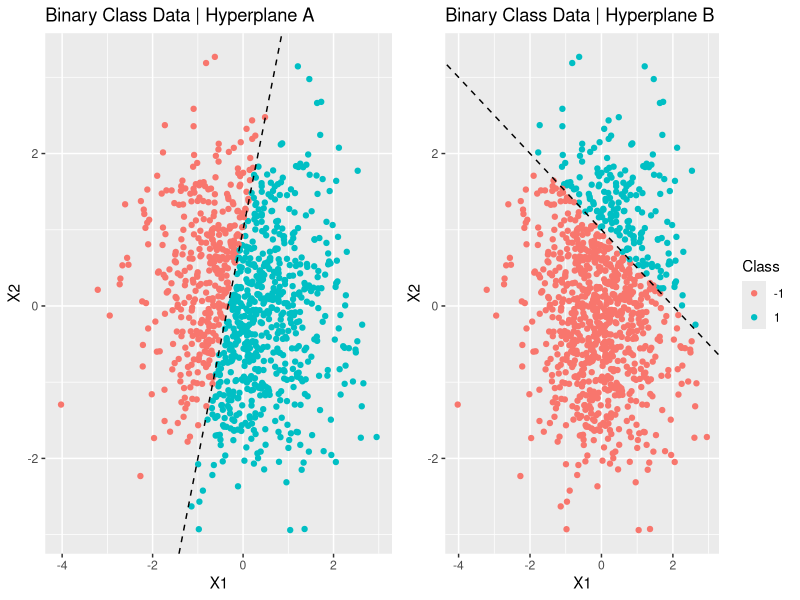
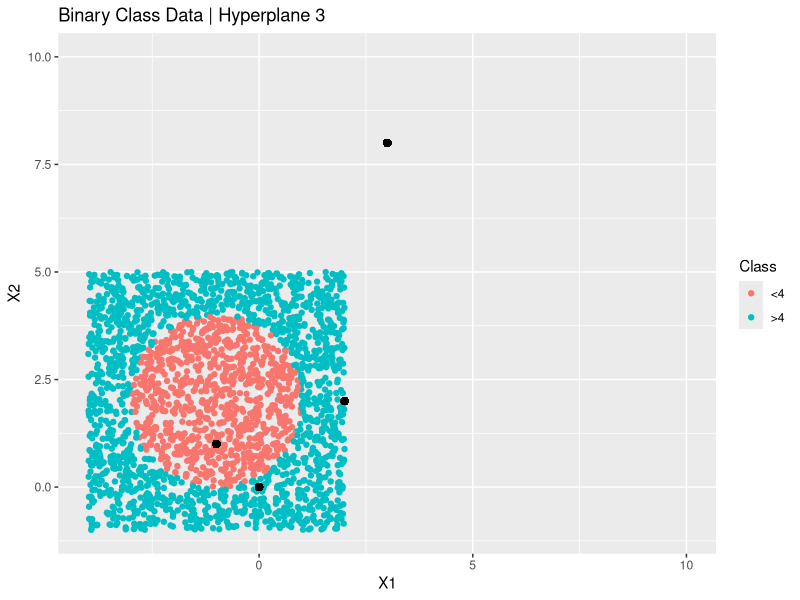
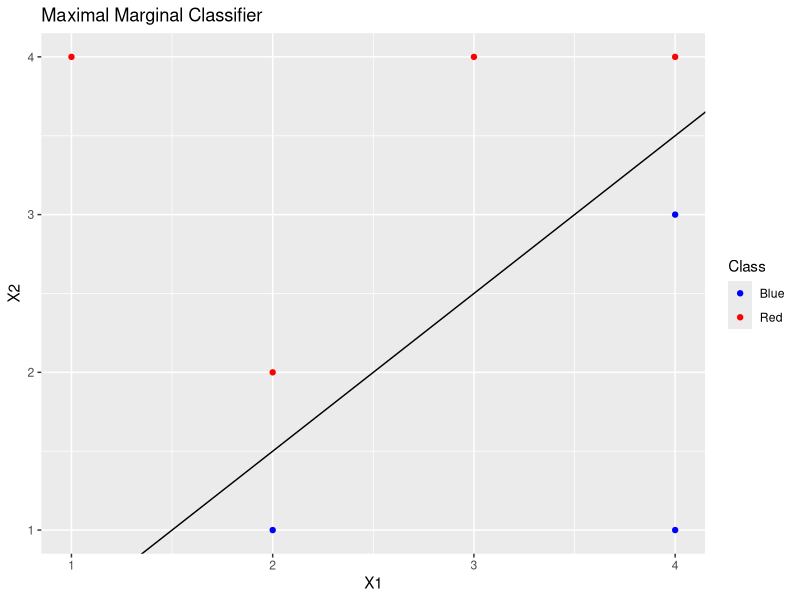
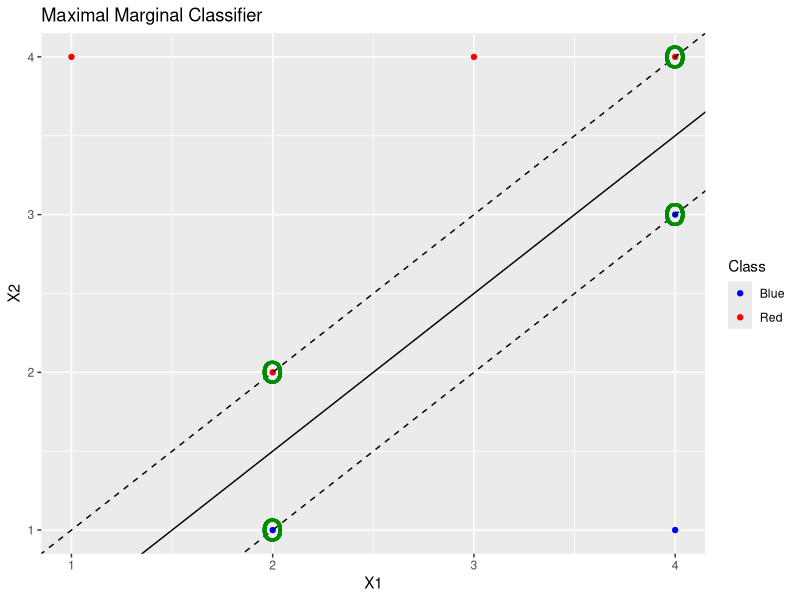
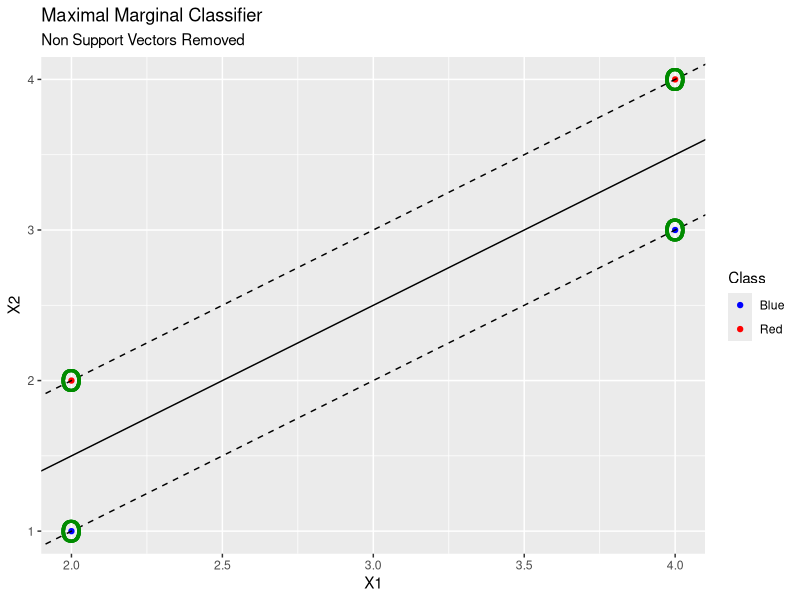
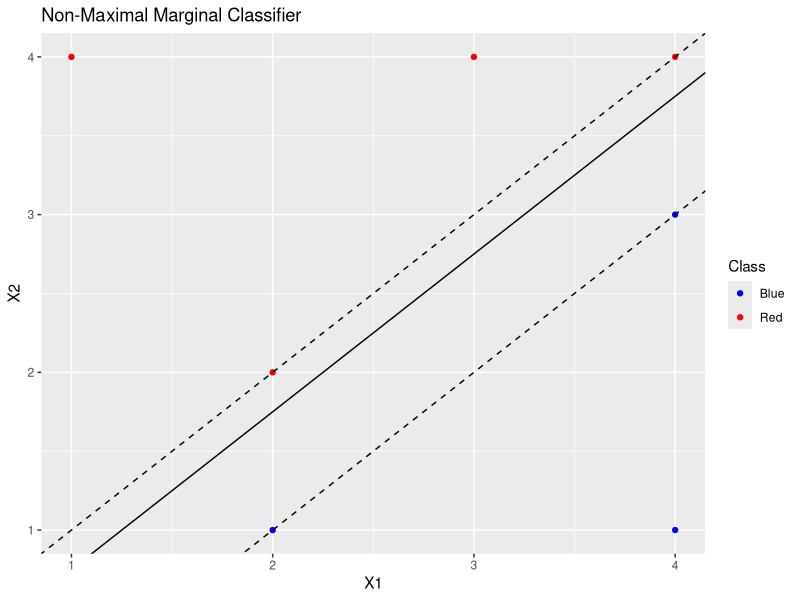
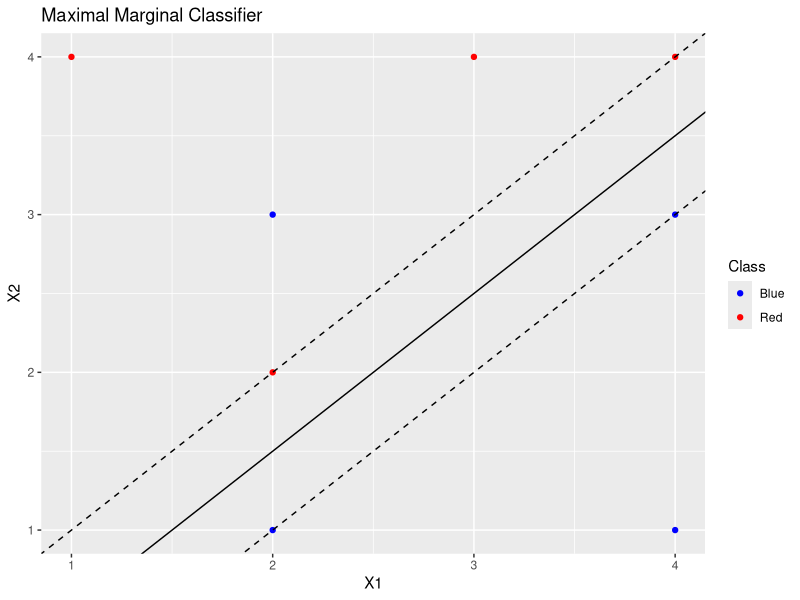
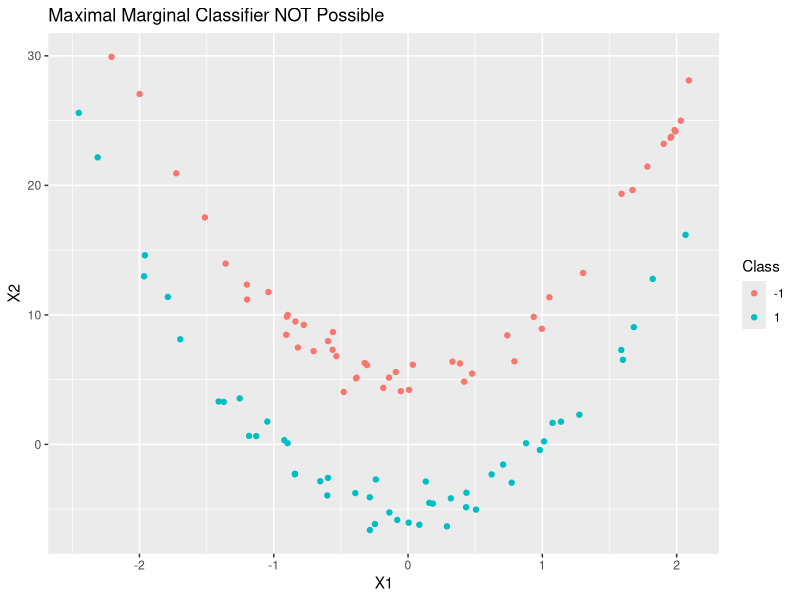

Recreate these plots in R, in order.
## ---- chunk 1
suppressPackageStartupMessages(library(gridExtra))
suppressPackageStartupMessages(library(ggplot2))

# data setup
x <- matrix(rnorm(1000*2), ncol = 2)

# define hyperplane 1 (part A)
hyperplane1 <- 1 + 3*x[, 1] - x[, 2]
y <- ifelse(hyperplane1 > 0, 1, -1)

# define hyperplane 2 (part b)
hyperplane2 <- -2 + x[, 1] + 2*x[, 2]
y2 <- ifelse(hyperplane2 > 0, 1, -1)

par(mfrow = c(1, 2))

# plot hyperplanes
plot1 <- ggplot(data.frame(x = x,
                  y = factor(y, levels = c(-1, 1))), aes(x.1, x.2, color=y)) +
            geom_point(show.legend = FALSE) +
            geom_abline(intercept = 1,
                        slope = 3,
                        linetype = 'dashed') +
            ggtitle("Binary Class Data | Hyperplane A") +
            xlab("X1") +
            ylab("X2") +
            labs(color = "Class")

plot2 <- ggplot(data.frame(x = x,
                  y = factor(y2, levels = c(-1, 1))), aes(x.1, x.2, color=y)) +
            geom_point() +
            geom_abline(intercept = 1,
                        slope = -0.5,
                        linetype = 'dashed') +
            ggtitle("Binary Class Data | Hyperplane B") +
            xlab("X1") +
            ylab("X2") +
            labs(color = "Class")

grid.arrange(plot1, plot2, ncol = 2)
## ---- chunk 2
# data setup
x_1 <- runif(2500, min = -4, max = 2)
x_2 <- runif(2500, min = -1, max = 5)

# define hyperplane
hyperplane3 <- (1 + x_1)^2 + (2 - x_2)^2 - 4
y3 <- factor(ifelse(hyperplane3 > 0, ">4", "<4"))

df <- data.frame(x1 = x_1,
                 x2 = x_2,
                 y = y3)

# plot hyperplane with additional points in black
ggplot(df, aes(x1, x2, color=y)) +
    geom_point() +
    geom_point(x = 0,
               y = 0,
               col = 'black',
               cex = 2) +
    geom_point(x = -1,
               y = 1,
               col = 'black',
               cex = 2) +
    geom_point(x = 2,
               y = 2,
               col = 'black',
               cex = 2) +
    geom_point(x = 3,
               y = 8,
               col = 'black',
               cex = 2) +
    ggtitle("Binary Class Data | Hyperplane 3") +
    scale_y_continuous(limits = c(-1, 10)) +
    scale_x_continuous(limits = c(-4, 10)) +
    xlab("X1") +
    ylab("X2") +
    labs(color = "Class")
## ---- chunk 3
# data setup
df <- data.frame(x_1 = c(3,2,4,1,2,4,4),
                 x_2 = c(4,2,4,4,1,3,1),
                 y = c(rep("Red", 4), rep("Blue", 3)))

# plot MMC
ggplot(df, aes(x_1, x_2, color = y)) +
    geom_point() +
    geom_abline(intercept = -0.5,
                slope = 1,
                linetype = 'solid') +
    scale_color_manual(values = c("Red" = 'red', "Blue" = 'blue')) +
    ggtitle("Maximal Marginal Classifier") +
    xlab("X1") +
    ylab("X2") +
    labs(color = 'Class')
## ---- chunk 4
# illustrate support vectors and margins
ggplot(df, aes(x_1, x_2, color = y)) +
    geom_point() +
    geom_abline(intercept = -0.5,
                slope = 1,
                linetype = 'solid') +
    geom_abline(intercept = -0,
                slope = 1,
                linetype = 'dashed') +
    geom_abline(intercept = -1,
                slope = 1,
                linetype = 'dashed') +
    geom_point(x = 2,
               y = 2,
               color = 'green4',
               size = 10,
               shape = "o") +
    geom_point(x = 2,
               y = 1,
               color = 'green4',
               size = 10,
               shape = "o") +
    geom_point(x = 4,
               y = 3,
               color = 'green4',
               size = 10,
               shape = "o") +
    geom_point(x = 4,
               y = 4,
               color = 'green4',
               size = 10,
               shape = "o") +    
    scale_color_manual(values = c("Red" = 'red', "Blue" = 'blue')) +
    ggtitle("Maximal Marginal Classifier") +
    xlab("X1") +
    ylab("X2") +
    labs(color = 'Class')
## ---- chunk 5
# remove non support vectors
sub_df <- df[-c(1, 4, 7), ]

# remove non support vectors
ggplot(sub_df, aes(x_1, x_2, color = y)) +
    geom_point() +
    geom_abline(intercept = -0.5,
                slope = 1,
                linetype = 'solid') +
    geom_abline(intercept = -0,
                slope = 1,
                linetype = 'dashed') +
    geom_abline(intercept = -1,
                slope = 1,
                linetype = 'dashed') +
    geom_point(x = 2,
               y = 2,
               color = 'green4',
               size = 10,
               shape = "o") +
    geom_point(x = 2,
               y = 1,
               color = 'green4',
               size = 10,
               shape = "o") +
    geom_point(x = 4,
               y = 3,
               color = 'green4',
               size = 10,
               shape = "o") +
    geom_point(x = 4,
               y = 4,
               color = 'green4',
               size = 10,
               shape = "o") +    
    scale_color_manual(values = c("Red" = 'red', "Blue" = 'blue')) +
    ggtitle("Maximal Marginal Classifier",
            "Non Support Vectors Removed") +
    xlab("X1") +
    ylab("X2") +
    labs(color = 'Class')
## ---- chunk 6
# illustrate non-maximal margin classifier
ggplot(df, aes(x_1, x_2, color = y)) +
    geom_point() +
    geom_abline(intercept = -0.25,
                slope = 1,
                linetype = 'solid') +
    geom_abline(intercept = -0,
                slope = 1,
                linetype = 'dashed') +
    geom_abline(intercept = -1,
                slope = 1,
                linetype = 'dashed') +
    scale_color_manual(values = c("Red" = 'red', "Blue" = 'blue')) +
    ggtitle("Non-Maximal Marginal Classifier") +
    xlab("X1") +
    ylab("X2") +
    labs(color = 'Class')
## ---- chunk 7
new.point <- data.frame(x_1 = 2,
                        x_2 = 3,
                        y = "Blue")
df <- rbind(df, new.point)

# illustrate tha data set where a non-maximal is not possible
ggplot(df, aes(x_1, x_2, color = y)) +
    geom_point() +
    geom_abline(intercept = -0.5,
                slope = 1,
                linetype = 'solid') +
    geom_abline(intercept = -0,
                slope = 1,
                linetype = 'dashed') +
    geom_abline(intercept = -1,
                slope = 1,
                linetype = 'dashed') +
    scale_color_manual(values = c("Red" = 'red', "Blue" = 'blue')) +
    ggtitle("Maximal Marginal Classifier") +
    xlab("X1") +
    ylab("X2") +
    labs(color = 'Class')
## ---- chunk 8
suppressPackageStartupMessages(library(e1071))
suppressPackageStartupMessages(library(caret))
set.seed(2)

# data setup
x_1 <- rnorm(100)
x_2 <- 5*(x_1^2) + rnorm(100)
idx <- sample(100, 50)
x_2[idx] <- x_2[idx] + 5
x_2[-idx] <- x_2[-idx] - 5
y <- factor(ifelse(x_2 > 5*(x_1^2) + rnorm(100), -1, 1), levels = c(-1, 1))

df <- data.frame(x.1 = x_1, 
                 x.2 = x_2,
                 y = y)

# plot data
ggplot(df, aes(x.1, x.2, color = y)) +
    geom_point() +
    ggtitle("Maximal Marginal Classifier NOT Possible") +
    xlab("X1") +
    ylab("X2") +
    labs(color = 'Class')

set.seed(5)
train <- sample(100, 75)

# linear support vector machine
linear.svm <- svm(y ~ .,
                  data = df[train,],
                  kernel = 'linear')
plot(linear.svm, df[train,])

# polynomial support vector machine
poly.svm <- svm(y ~ .,
                data = df[train,],
                kernel = 'polynomial',
                gamma = 2)
plot(poly.svm, df[train,])

# radial support vector machine
radial.svm <- svm(y ~ .,
                  data = df[train,],
                  kernel = 'radial',
                  gamma = 2)
plot(radial.svm, df[train,])

# prediction
linear.svm.yhat <- predict(linear.svm, newdata = df[-train, ])
poly.svm.yhat <- predict(poly.svm, newdata = df[-train, ])
radial.svm.yhat <- predict(radial.svm, newdata = df[-train, ])

linear.svm.acc <- confusionMatrix(df[-train, 'y'], linear.svm.yhat)$overall[1]
poly.svm.acc <- confusionMatrix(df[-train, 'y'], poly.svm.yhat)$overall[1]
radial.svm.acc <- confusionMatrix(df[-train, 'y'], radial.svm.yhat)$overall[1]

print(paste("Linear SVM test accuracy =",
            linear.svm.acc,
            "with",
            linear.svm$tot.nSV,
            "support vectors."))
print(paste("Polynomial SVM test accuracy =",
            poly.svm.acc,
            "with",
            poly.svm$tot.nSV,
            "support vectors."))
print(paste("Radial SVM test accuracy =",
            radial.svm.acc,
            "with",
            radial.svm$tot.nSV,
            "support vectors."))
